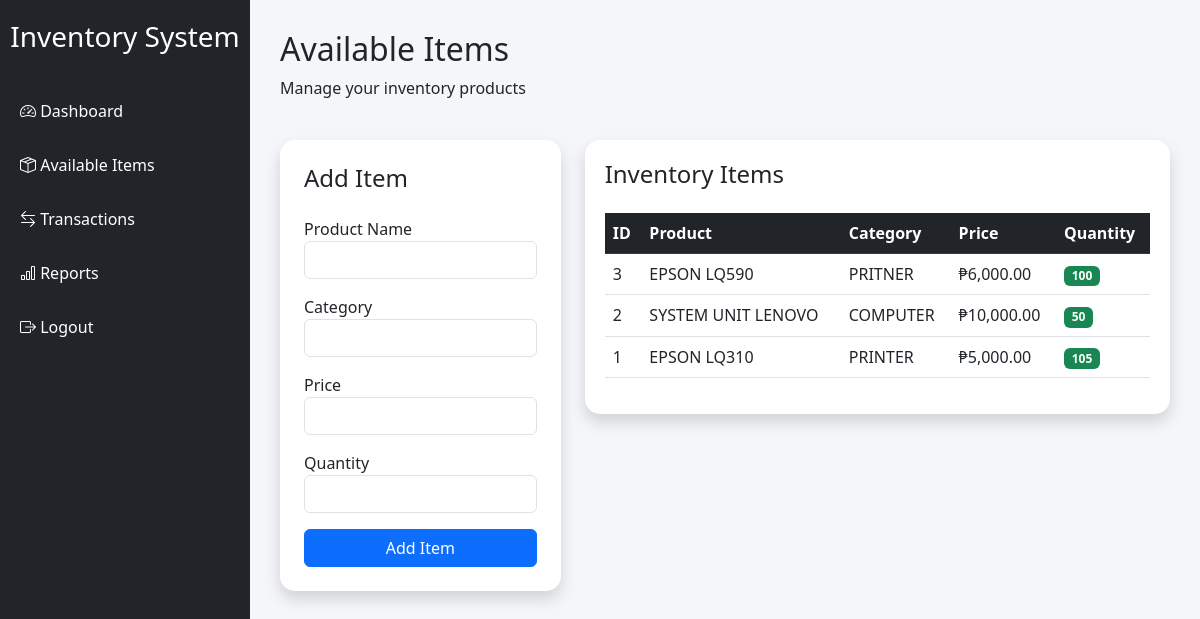
Page /pages/available_items.php (signed in) on the committed database.
### tables this page shows
CREATE TABLE `products` (
  `product_id` int(11) NOT NULL,
  `product_name` varchar(100) NOT NULL,
  `category` varchar(50) DEFAULT NULL,
  `price` decimal(10,2) DEFAULT NULL,
  `quantity` int(11) DEFAULT 0,
  `supplier_id` int(11) DEFAULT NULL,
  `created_at` timestamp NOT NULL DEFAULT current_timestamp()
);

### pages/available_items.php (the view, shortened to what this page needs)
<?php
include('../config/database.php');
$products = mysqli_query($conn,
"SELECT * FROM products ORDER BY product_id DESC");
?>
<!DOCTYPE html>
<html>
<head>
    <link href="https://cdn.jsdelivr.net/npm/bootstrap@5.3.0/dist/css/bootstrap.min.css" rel="stylesheet">
    <link rel="stylesheet"
    href="https://cdn.jsdelivr.net/npm/bootstrap-icons@1.10.5/font/bootstrap-icons.css">
</head>
<body>
<div class="sidebar">
    <h3>Inventory System</h3>
    <a href="dashboard.php">
        <i class="bi bi-speedometer2"></i>
        Dashboard
    </a>
    <a href="available_items.php">
        <i class="bi bi-box-seam"></i>
        Available Items
    </a>
    <a href="transaction.php">
        <i class="bi bi-arrow-left-right"></i>
        Transactions
    </a>
    <a href="reports.php">
        <i class="bi bi-bar-chart"></i>
        Reports
    </a>
    <a href="../auth/logout.php">
        <i class="bi bi-box-arrow-right"></i>
        Logout
    </a>
</div>
<div class="content">
    <div class="d-flex justify-content-between align-items-center mb-4">
        <div>
            <h2>Available Items</h2>
            <p>Manage your inventory products</p>
        </div>
    </div>
    <div class="row">
        <div class="col-md-4">
            <div class="card shadow p-4">
                <h4 class="mb-4">Add Item</h4>
                <form method="POST">
                    <div class="mb-3">
                        <label>Product Name</label>
                        <input type="text"
                               name="product_name"
                               class="form-control"
                               required>
                    </div>
                    <div class="mb-3">
                        <label>Category</label>
                        <input type="text"
                               name="category"
                               class="form-control"
                               required>
                    </div>
                    <div class="mb-3">
                        <label>Price</label>
                        <input type="number"
                               step="0.01"
                               name="price"
                               class="form-control"
                               required>
                    </div>
                    <div class="mb-3">
                        <label>Quantity</label>
                        <input type="number"
                               name="quantity"
                               class="form-control"
                               required>
                    </div>
                    <button type="submit"
                            name="add_item"
                            class="btn btn-primary w-100">
                        Add Item
                    </button>
                </form>
            </div>
        </div>
        <div class="col-md-8">
            <div class="table-container shadow">
                <h4 class="mb-4">Inventory Items</h4>
                <table class="table table-hover">
                    <thead class="table-dark">
                        <tr>
                            <th>ID</th>
                            <th>Product</th>
                            <th>Category</th>
                            <th>Price</th>
                            <th>Quantity</th>
                        </tr>
                    </thead>
                    <tbody>
                    <?php while($row = mysqli_fetch_assoc($products)): ?>
                        <tr>
                            <td><?php echo $row['product_id']; ?></td>
                            <td><?php echo $row['product_name']; ?></td>
                            <td><?php echo $row['category']; ?></td>
                            <td>
                                ₱<?php echo number_format($row['price'], 2); ?>
                            </td>
                            <td>
                                <?php
                                if($row['quantity'] <= 5){
                                    echo "<span class='badge bg-danger'>";
                                    echo $row['quantity'] . " Low";
                                    echo "</span>";
                                } else {
                                    echo "<span class='badge bg-success'>";
                                    echo $row['quantity'];
                                    echo "</span>";
                                }
                                ?>
                            </td>
                        </tr>
                    <?php endwhile; ?>
                    </tbody>
                </table>
            </div>
        </div>
    </div>
</div>
</body>
</html>

### pages/available_items.php (style rules this page uses)
body { background-color: #f4f6f9; }
.sidebar { width: 250px; height: 100vh; position: fixed; background: #212529; padding-top: 20px; }
.sidebar h3 { color: white; text-align: center; margin-bottom: 30px; }
.sidebar a { color: white; display: block; padding: 15px 20px; text-decoration: none; transition: 0.3s; }
.content { margin-left: 250px; padding: 30px; }
.card { border: none; border-radius: 15px; }
.table-container { background: white; border-radius: 15px; padding: 20px; }

### rows in the picture
products: product_id "3", product_name "EPSON LQ590", category "PRITNER", price "6,000.00", quantity "100"
products: product_id "2", product_name "SYSTEM UNIT LENOVO", category "COMPUTER", price "10,000.00", quantity "50"
products: product_id "1", product_name "EPSON LQ310", category "PRINTER", price "5,000.00", quantity "105"
